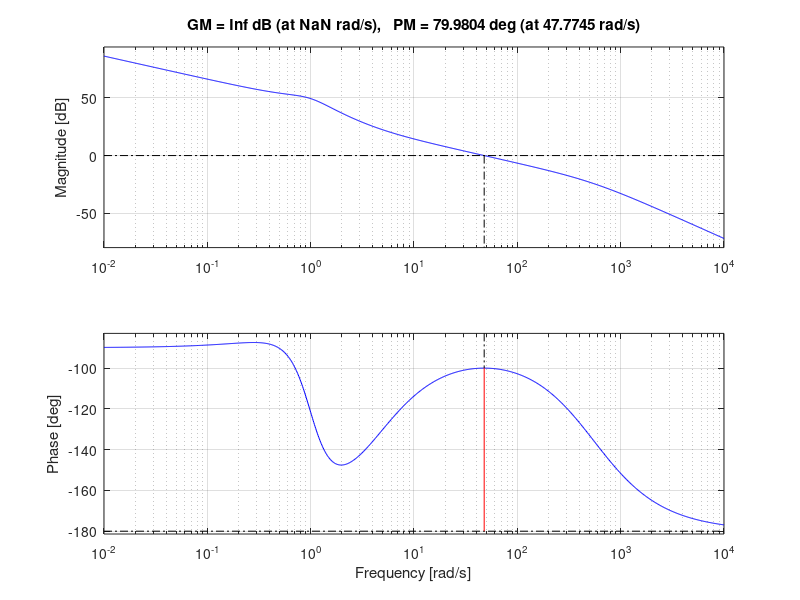
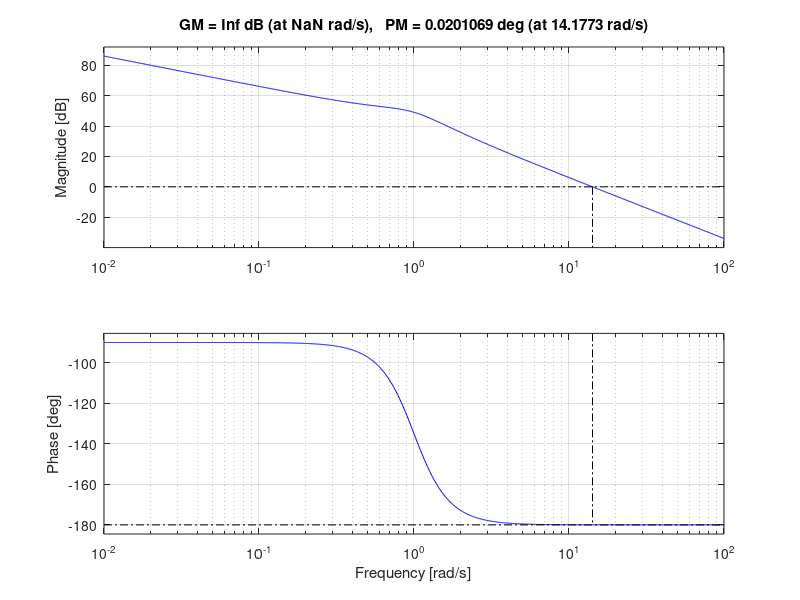

Recreate these plots in MATLAB, in order. (Note: this script raises an error after producing the figures.)
clc;
close all;
clear all;

G = tf([1 2 1], [1 2 2 1 0])

erp = 0.005;
PM_d = 80;

Kvel_d = 1/erp
Kvel = 1/1
K_d = Kvel_d/Kvel

%aph
figure; hold on;
margin(G)
margin(K_d*G)
[GM,PM,wp,wg_prim] = margin(K_d*G)
mrg = 5
d_phi = PM_d - PM
d_phi_mrg = PM_d - PM + mrg


alpha = (1-sind(d_phi))/(1+sind(d_phi))

[d,u,v,wg_des] = margin(K_d*G/sqrt(alpha))

T = 1/(wg_des*sqrt(alpha))

z = -1/T
p = -1/(T*alpha)
ka = K_d/alpha
Aph = ka*tf([1 -z],[1 -p])

margin(Aph*G)

% reph

figure; hold on;

margin(G);
margin(K_d*G);

pha_des = -180+PM_d +5.75
wg_des = 0.4205 % trouve avec bode
beta = abs(evalfr(K_d*G,i*wg_des))
F = 10
zrph = -wg_des/F
T = F/wg_des
prph = -1/(beta*T)

Kr = K_d/beta

Grph = Kr*tf([1 -zrph],[1 -prph])
margin(Grph*G)


%c
BW_aph = bandwidth(feedback(Aph*G,1))
BW_rph = bandwidth(feedback(Grph*G,1))

%verif

t = [0:0.01:200];
u = t';
yaph = lsim(feedback(Aph*G,1),u,t)
yrph = lsim(feedback(Grph*G,1),u,t)
eaph = u-yaph;
erph = u-yrph;
figure;hold on;
plot(t,yaph);
plot(t,yrph);

figure;hold on;
plot(t,eaph);
plot(t,erph);

